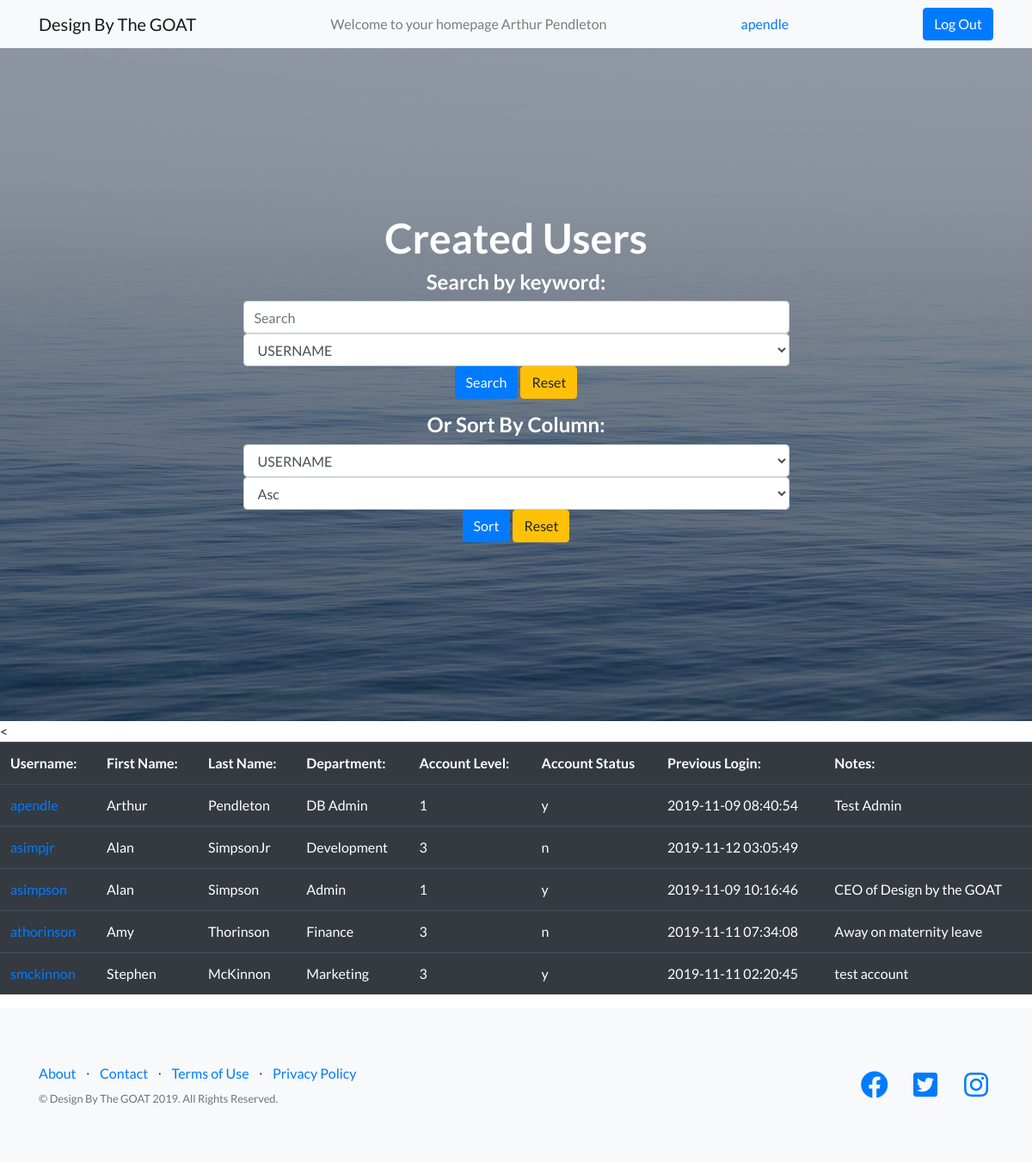
Screenshot of /searchUsers.php (signed in) with the database file from the repository.
### tables this page shows
CREATE TABLE `users` (
  `userID` int(5) NOT NULL COMMENT 'Primary key',
  `level` int(1) NOT NULL COMMENT 'Account level, can only be values 1 to 3',
  `department` varchar(100) DEFAULT NULL COMMENT 'department name',
  `active` char(1) NOT NULL COMMENT 'Account status, must be ''y'' or ''n''',
  `firstName` varchar(50) NOT NULL,
  `lastName` varchar(100) NOT NULL,
  `password` varchar(255) NOT NULL DEFAULT 'Password01',
  `lastLogin` datetime NOT NULL DEFAULT current_timestamp(),
  `notes` varchar(1000) DEFAULT NULL,
  `username` varchar(20) NOT NULL,
  `image` varchar(500) DEFAULT NULL,
  `bio` varchar(1000) DEFAULT NULL COMMENT 'user bio'
);

### searchUsers.php (the view, shortened to what this page needs)
<?php
    require('connect.php');
    $level = $_SESSION['level'];
    $username = $_SESSION['username'];
    $name = $_SESSION['name'];
    $error = "You do not have clearance to view this page, press back on your browser.";
    if(isset($_GET['page'])){
      $page = $_GET['page'];
    }
    else{
      $page = 1;
    }
    if(isset($_GET['category'], $_GET['search_value']) && $_GET['search_value'] != ""){
        $category = filter_input(INPUT_GET, 'category', FILTER_SANITIZE_FULL_SPECIAL_CHARS);
        $search_value = filter_input(INPUT_GET, 'search_value', FILTER_SANITIZE_FULL_SPECIAL_CHARS);
        $search_value = '%'.$search_value.'%';
        $query = "SELECT * FROM users WHERE LOWER($category) LIKE LOWER(:category)";
        $statement = $db->prepare($query);
        $statement->bindValue(':category', $search_value);
        $statement->execute();
    }
    else{
        $query = "SELECT * FROM users";
        $statement = $db->prepare($query);
        $statement->execute();
        $page_limit = 5;
        $start_limit = ($page-1)*$page_limit;
        $query = "SELECT * FROM users ORDER BY username LIMIT $start_limit, $page_limit";
        $statement = $db->prepare($query);
        $statement->execute();
    }
    $query3 = "SELECT userCategory FROM UserCategories";
    $statement3 = $db->prepare($query3);
    $statement3->execute();
?>
<!DOCTYPE html>
<html lang="en">
	<head>
  <link href="vendor/bootstrap/css/bootstrap.min.css" rel="stylesheet">
  <link href="vendor/fontawesome-free/css/all.min.css" rel="stylesheet">
  <link href="vendor/simple-line-icons/css/simple-line-icons.css" rel="stylesheet" type="text/css">
   <link href="css/landing-page.min.css" rel="stylesheet">
	</head>
<body>
      <nav class="navbar navbar-light bg-light static-top">
    <div class="container">
      <a class="navbar-brand" href="userindex.php">Design By The GOAT</a>
      <span class="navbar-text">
        Welcome to your homepage <?=$name?>
      </span>
      <a class="nav-link" href="#"><?=$username?> <span class="sr-only">(current)</span></a>
      <a class="btn btn-primary btn-med" href="logout.php">Log Out</a>
    </div>
  </nav>
  <?php if($level != 1):?>
    <p><?=$error?></p>
  <?php else:?>
  <header class="masthead text-white text-center">
    <div class="container">
      <div class="row">
        <div class="col-md-10 col-lg-8 col-xl-7 mx-auto">
            <h1>Created Users</h1>
          <form method="GET" action="searchUsers.php">
          <h4>Search by keyword:</h4>
          <input class="form-control mr-sm-2" type="text" placeholder="Search" aria-label="Search" name="search_value"/>
            <div class="form-group">
              <select class="form-control" name="category" id="category">
                <?php while($category = $statement3->fetch()):?>
                  <option class="dropdown-item" value="<?=$category['userCategory']?>"><?=strtoupper($category['userCategory'])?></option>
                <?php endwhile?>
              </select>
              <button class="btn btn-primary" type="submit">Search</button>
              <button class="btn btn-warning" type="submit" formaction="users.php">Reset</button>
              </div>
            </form>
            <form method="GET" action="sortUsers.php">
            <h4> Or Sort By Column:</h4>
              <div class="form-group">
                <select class="form-control" name="category" id="category">
                  <option value="username">USERNAME</option>
                </select>
                <select class="form-control" name="direction" id="direction">
                  <option class="dropdown-item" value="asc">Asc</option>
                </select>
              <button class="btn btn-primary" type="submit">Sort</button>
              <button class="btn btn-warning" type="submit" formaction="users.php">Reset</button>
              </div>
            </form>
          </div>
        </div>
      </div>
  </header>
<<table class="table table-hover table-dark">
    <tbody>
        <tr>
            <th>Username:</th>
            <th>First Name:</th>
            <th>Last Name:</th>
            <th>Department:</th>
            <th>Account Level:</th>
            <th>Account Status</th>
            <th>Previous Login:</th>
            <th>Notes:</th>
        </tr>
        <?php if($statement->rowCount() != 0):?>
        <?php while($row = $statement->fetch()):?>
          <tr>
            <?php if($level == 1):?>
                <td><a href="edituser.php?username=<?=$row['username']?>"><?=$row['username']?></a></td>
            <?php else:?>
                <td><?=$row['username']?></td>
            <?php endif?>
            <td><?=$row['firstName']?></td>
            <td><?=$row['lastName']?></td>
            <td><?=$row['department']?></td>
            <td><?=$row['level']?></td>
            <td><?=$row['active']?></td>
            <td><?=$row['lastLogin']?></td>
            <td><?=$row['notes']?></td>
          </tr>
          <?php endwhile?>
        <?php endif?>
    </tbody>
</table>
  <footer class="footer bg-light">
    <div class="container">
      <div class="row">
        <div class="col-lg-6 h-100 text-center text-lg-left my-auto">
          <ul class="list-inline mb-2">
            <li class="list-inline-item">
              <a href="#">About</a>
            </li>
            <li class="list-inline-item">&sdot;</li>
            <li class="list-inline-item">
              <a href="#">Contact</a>
            </li>
            <li class="list-inline-item">&sdot;</li>
            <li class="list-inline-item">
              <a href="#">Terms of Use</a>
            </li>
            <li class="list-inline-item">&sdot;</li>
            <li class="list-inline-item">
              <a href="#">Privacy Policy</a>
            </li>
          </ul>
          <p class="text-muted small mb-4 mb-lg-0">&copy; Design By The GOAT 2019. All Rights Reserved.</p>
        </div>
        <div class="col-lg-6 h-100 text-center text-lg-right my-auto">
          <ul class="list-inline mb-0">
            <li class="list-inline-item mr-3">
              <a href="#">
                <i class="fab fa-facebook fa-2x fa-fw"></i>
              </a>
            </li>
            <li class="list-inline-item mr-3">
              <a href="#">
                <i class="fab fa-twitter-square fa-2x fa-fw"></i>
              </a>
            </li>
            <li class="list-inline-item">
              <a href="#">
                <i class="fab fa-instagram fa-2x fa-fw"></i>
              </a>
            </li>
          </ul>
        </div>
      </div>
    </div>
  </footer>
  <?php endif?>
  </body>
</html>

### rows the page displays
users: username "apendle", firstName "Arthur", lastName "Pendleton", department "DB Admin", level "1", active "y", lastLogin "2019-11-09 08:40:54", notes "Test Admin"
users: username "asimpjr", firstName "Alan", lastName "SimpsonJr", department "Development", level "3", active "n", lastLogin "2019-11-12 03:05:49"
users: username "asimpson", firstName "Alan", lastName "Simpson", department "Admin", level "1", active "y", lastLogin "2019-11-09 10:16:46", notes "CEO of Design by the GOAT"
users: username "athorinson", firstName "Amy", lastName "Thorinson", department "Finance", level "3", active "n", lastLogin "2019-11-11 07:34:08", notes "Away on maternity leave"
users: username "smckinnon", firstName "Stephen", lastName "McKinnon", department "Marketing", level "3", active "y", lastLogin "2019-11-11 02:20:45", notes "test account"

### other values shown
$name "Arthur Pendleton"
$username "apendle"
form field category "USERNAME"
